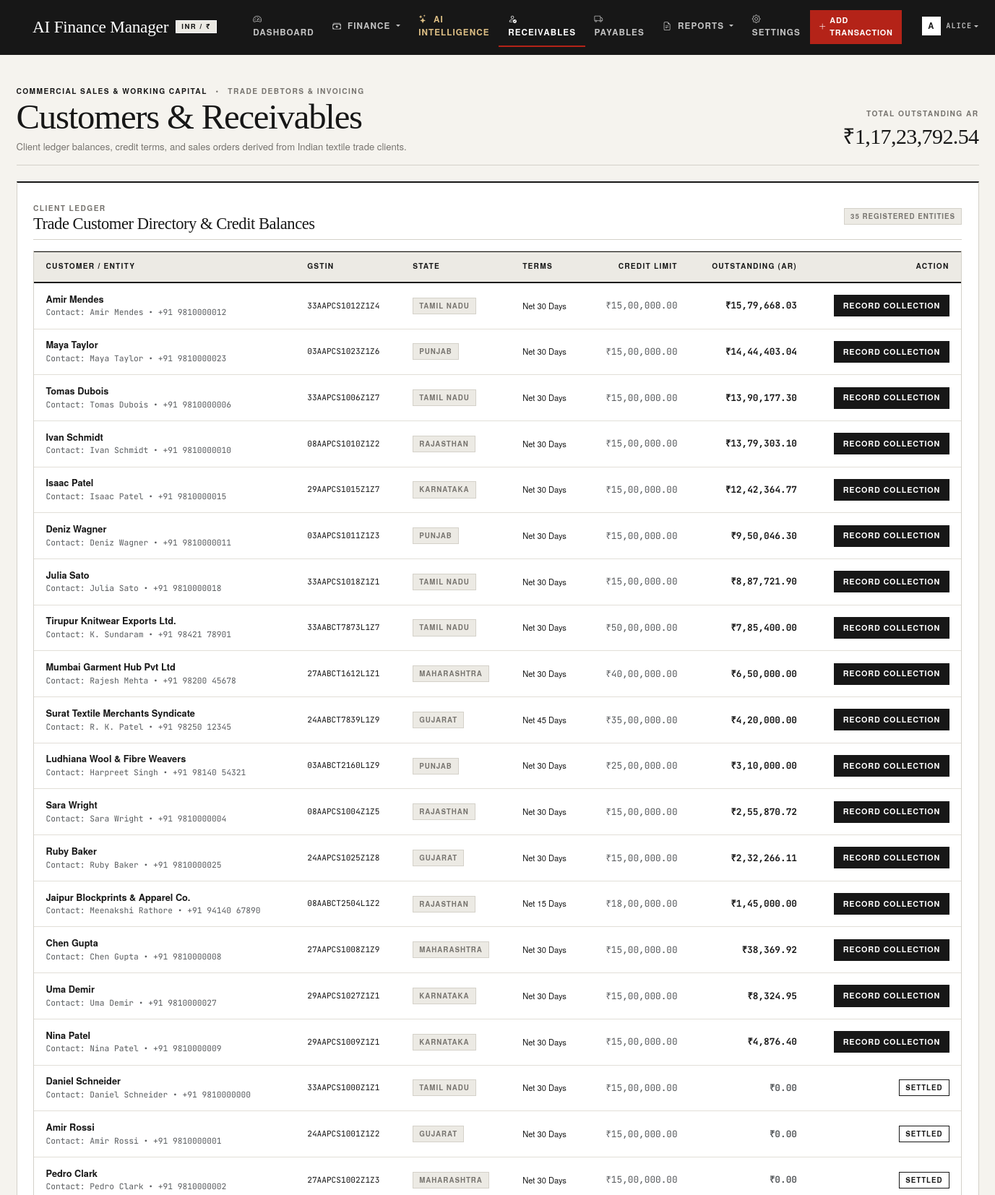
Screenshot of /receivables (signed in, upper part) with the database file from the repository.
### models.py (models this page shows, shortened)
class User(UserMixin, db.Model):
    __tablename__ = 'users'
    user_id = db.Column(db.Integer, primary_key=True, autoincrement=True)
    username = db.Column(db.String(50), unique=True, nullable=False, index=True)
    email = db.Column(db.String(100), unique=True, nullable=False, index=True)
    password_hash = db.Column(db.String(255), nullable=False)
    role = db.Column(db.String(20), default='Admin', nullable=False)
    company_name = db.Column(db.String(150), default='Aura TexFab Mills (India) Ltd.', nullable=True)
    gstin = db.Column(db.String(20), default='33AABCT1332L1Z4', nullable=True)
    created_at = db.Column(db.DateTime, default=utc_now, server_default=db.func.now())
    accounts = db.relationship('Account', backref='owner', cascade='all, delete-orphan', lazy='dynamic')
    transactions = db.relationship('Transaction', backref='owner', cascade='all, delete-orphan', lazy='dynamic')
    budgets = db.relationship('Budget', backref='owner', cascade='all, delete-orphan', lazy='dynamic')
    goals = db.relationship('Goal', backref='owner', cascade='all, delete-orphan', lazy='dynamic')
    investments = db.relationship('Investment', backref='owner', cascade='all, delete-orphan', lazy='dynamic')
    categories = db.relationship('Category', backref='owner', cascade='all, delete-orphan', lazy='dynamic')
    customers = db.relationship('Customer', backref='owner', cascade='all, delete-orphan', lazy='dynamic')
    suppliers = db.relationship('Supplier', backref='owner', cascade='all, delete-orphan', lazy='dynamic')
    transfers = db.relationship('Transfer', backref='owner', cascade='all, delete-orphan', lazy='dynamic')
    tax_records = db.relationship('TaxRecord', backref='owner', cascade='all, delete-orphan', lazy='dynamic')

class Customer(db.Model):
    __tablename__ = 'customers'
    customer_id = db.Column(db.Integer, primary_key=True, autoincrement=True)
    user_id = db.Column(db.Integer, db.ForeignKey('users.user_id', ondelete='CASCADE'), nullable=False, index=True)
    name = db.Column(db.String(120), nullable=False, index=True)
    contact_person = db.Column(db.String(100), nullable=True)
    email = db.Column(db.String(100), nullable=True)
    phone = db.Column(db.String(20), nullable=True)
    gstin = db.Column(db.String(20), nullable=True)
    state = db.Column(db.String(50), default='Tamil Nadu', nullable=True)
    credit_limit = db.Column(db.Numeric(14, 2), default=Decimal('1000000.00'), nullable=False)
    outstanding_balance = db.Column(db.Numeric(14, 2), default=Decimal('0.00'), nullable=False)
    payment_terms = db.Column(db.String(50), default='Net 30 Days', nullable=True)
    created_at = db.Column(db.DateTime, default=utc_now, server_default=db.func.now())

### app.py (the view)
    @app.route('/receivables')
    @login_required
    def receivables_view():
        customers = Customer.query.filter_by(user_id=current_user.user_id).order_by(Customer.outstanding_balance.desc()).all()
        total_ar = sum([Decimal(str(c.outstanding_balance)) for c in customers])
        recent_orders = Order.query.order_by(Order.order_date.desc()).limit(15).all()
        return render_template(
            'receivables.html',
            customers=customers,
            total_ar=total_ar,
            recent_orders=recent_orders
        )

### models.py (called while the page is built)
    @property
    def price_inr(self):
        return Decimal(self.price_per_unit) * Decimal('83.50')

    @property
    def order_value_usd(self):
        if self.product:
            return Decimal(self.quantity) * Decimal(self.product.price_per_unit)
        return Decimal('0.00')

    @property
    def order_value_inr(self):
        return self.order_value_usd * Decimal('83.50')

### utils.py (called while the page is built)
def get_financial_year(dt=None):
    if dt is None:
        dt = date.today()
    if isinstance(dt, str):
        try:
            dt = datetime.strptime(dt[:10], "%Y-%m-%d").date()
        except Exception:
            dt = date.today()
    year = dt.year
    if dt.month >= 4:
        return f"FY {year}-{str(year + 1)[-2:]}"
    else:
        return f"FY {year - 1}-{str(year)[-2:]}"

### templates/receivables.html (shortened to what this page needs)
{% extends "base.html" %}
{% block content %}
<div class="container-fluid px-lg-4 py-4">
    <div class="d-flex flex-wrap justify-content-between align-items-end pb-3 mb-4 border-bottom" style="border-color: var(--border-color) !important;">
        <div>
            <div class="eyebrow-label mb-1">
                <span class="text-wine fw-bold">Commercial Sales & Working Capital</span>
                <span class="mx-2">•</span>
                <span>Trade Debtors & Invoicing</span>
            </div>
            <h1 class="display-1 mb-1">Customers & Receivables</h1>
            <p class="text-muted-custom mb-0 font-sans" style="font-size: 0.875rem;">
                Client ledger balances, credit terms, and sales orders derived from Indian textile trade clients.
            </p>
        </div>
        <div class="text-end">
            <span class="eyebrow-label d-block">Total Outstanding AR</span>
            <span class="financial-numeral fs-2 text-wine">{{ total_ar|inr }}</span>
        </div>
    </div>
    <div class="card-luxury card-luxury-accent mb-4">
        <div class="d-flex justify-content-between align-items-center mb-3 pb-2 border-bottom">
            <div>
                <span class="eyebrow-label">Client Ledger</span>
                <h3 class="fs-4 mb-0">Trade Customer Directory & Credit Balances</h3>
            </div>
            <span class="badge-luxury badge-luxury-neutral">{{ customers|length }} Registered Entities</span>
        </div>
        <div class="table-responsive">
            <table class="table-luxury">
                <thead>
                    <tr>
                        <th>Customer / Entity</th>
                        <th>GSTIN</th>
                        <th>State</th>
                        <th>Terms</th>
                        <th class="text-end">Credit Limit</th>
                        <th class="text-end">Outstanding (AR)</th>
                        <th class="text-end">Action</th>
                    </tr>
                </thead>
                <tbody>
                    {% for c in customers %}
                    <tr>
                        <td>
                            <div class="fw-semibold text-main">{{ c.name }}</div>
                            <div class="small text-muted font-mono" style="font-size: 0.75rem;">
                                Contact: {{ c.contact_person or 'Accounts Dept' }} &bull; {{ c.phone or '' }}
                            </div>
                        </td>
                        <td class="font-mono small">{{ c.gstin or '—' }}</td>
                        <td><span class="badge-luxury badge-luxury-neutral">{{ c.state or 'Tamil Nadu' }}</span></td>
                        <td class="small">{{ c.payment_terms or 'Net 30' }}</td>
                        <td class="text-end font-mono text-muted">{{ c.credit_limit|inr }}</td>
                        <td class="text-end font-mono fw-bold {% if c.outstanding_balance > 0 %}text-wine{% else %}text-muted{% endif %}">
                            {{ c.outstanding_balance|inr }}
                        </td>
                        <td class="text-end">
                            {% if c.outstanding_balance > 0 %}
                            <button type="button" class="btn-luxury btn-luxury-wine btn-luxury-sm" data-bs-toggle="modal" data-bs-target="#collectModal{{ c.customer_id }}">
                                Record Collection
                            </button>
                            {% else %}
                            <span class="badge-luxury badge-luxury-success">Settled</span>
                            {% endif %}
                        </td>
                    </tr>
                    {% endfor %}
                </tbody>
            </table>
        </div>
    </div>
</div>
{% endblock %}

### templates/base.html (shortened to what this page needs)
<!doctype html>
<html lang="en">
<head>
    <link href="https://cdn.jsdelivr.net/npm/bootstrap@5.3.2/dist/css/bootstrap.min.css" rel="stylesheet">
    <link href="https://cdn.jsdelivr.net/npm/bootstrap-icons@1.11.1/font/bootstrap-icons.css" rel="stylesheet">
    <link rel="stylesheet" href="{{ url_for('static', filename='css/style.css') }}">
</head>
<body class="d-flex flex-column min-vh-100">
    <header class="navbar navbar-expand-xl navbar-luxury sticky-top">
        <div class="container-fluid px-lg-4">
            <a class="navbar-brand" href="{{ url_for('dashboard') if current_user.is_authenticated else url_for('login') }}">
                <span>AI Finance Manager</span>
                <span class="brand-tag">INR / ₹</span>
            </a>
            <div class="collapse navbar-collapse" id="navbarMain">
                {% if current_user.is_authenticated %}
                <ul class="navbar-nav me-auto mb-2 mb-xl-0 ms-xl-4 align-items-xl-center">
                    <li class="nav-item">
                        <a class="nav-link {{ 'active' if request.endpoint == 'dashboard' }}" href="{{ url_for('dashboard') }}">
                            <i class="bi bi-speedometer2 me-1"></i> Dashboard
                        </a>
                    </li>
                    <li class="nav-item dropdown">
                        <a class="nav-link dropdown-toggle {{ 'active' if request.endpoint in ['view_transactions', 'add_transaction', 'accounts', 'budgets', 'categories', 'goals', 'investments', 'transfers_view'] }}" href="#" id="finDropdown" role="button" data-bs-toggle="dropdown">
                            <i class="bi bi-cash-stack me-1"></i> Finance
                        </a>
                    </li>
                    <li class="nav-item">
                        <a class="nav-link {{ 'active' if request.endpoint in ['ai_advisory', 'recommendations'] }}" href="{{ url_for('ai_advisory') }}" style="color: #DFC086 !important; font-weight: 600;">
                            <i class="bi bi-stars me-1"></i> AI Intelligence
                        </a>
                    </li>
                    <li class="nav-item">
                        <a class="nav-link {{ 'active' if request.endpoint == 'receivables_view' }}" href="{{ url_for('receivables_view') }}">
                            <i class="bi bi-person-check me-1"></i> Receivables
                        </a>
                    </li>
                    <li class="nav-item">
                        <a class="nav-link {{ 'active' if request.endpoint == 'payables_view' }}" href="{{ url_for('payables_view') }}">
                            <i class="bi bi-truck me-1"></i> Payables
                        </a>
                    </li>
                    <li class="nav-item dropdown">
                        <a class="nav-link dropdown-toggle {{ 'active' if request.endpoint in ['financial_reports', 'tax_reports'] }}" href="#" id="reportsDropdown" role="button" data-bs-toggle="dropdown">
                            <i class="bi bi-file-earmark-text me-1"></i> Reports
                        </a>
                    </li>
                    <li class="nav-item">
                        <a class="nav-link {{ 'active' if request.endpoint == 'settings_view' }}" href="{{ url_for('settings_view') }}">
                            <i class="bi bi-gear me-1"></i> Settings
                        </a>
                    </li>
                </ul>
                <ul class="navbar-nav ms-auto align-items-center">
                    <li class="nav-item me-3">
                        <a class="btn-luxury btn-luxury-brass btn-luxury-sm text-decoration-none shadow-sm" href="{{ url_for('add_transaction') }}">
                            <i class="bi bi-plus-lg me-1"></i> Add Transaction
                        </a>
                    </li>
                    <li class="nav-item dropdown">
                        <a class="nav-link dropdown-toggle d-flex align-items-center text-white" href="#" id="userMenu" role="button" data-bs-toggle="dropdown">
                            <span class="d-inline-flex align-items-center justify-content-center bg-white text-dark fw-bold me-2" style="width: 26px; height: 26px; font-size: 0.75rem; border: 1px solid var(--antique-brass);">
                                {{ current_user.username[:1].upper() }}
                            </span>
                            <span class="small font-mono">{{ current_user.username }}</span>
                        </a>
                    </li>
                </ul>
                {% else %}
                <ul class="navbar-nav ms-auto">
                    <li class="nav-item"><a class="nav-link text-white" href="{{ url_for('login') }}">Sign In</a></li>
                    <li class="nav-item"><a class="btn-luxury btn-luxury-brass btn-luxury-sm ms-2 text-decoration-none" href="{{ url_for('register') }}">Create Account</a></li>
                </ul>
                {% endif %}
            </div>
        </div>
    </header>
    <main class="flex-grow-1">
        {% block content %}{% endblock %}
    </main>
</body>
</html>

### rows the page displays
User: username "A", username "ALICE"
Customer: name "Amir Mendes", contact_person "Amir Mendes", phone "+91 9810000012", gstin "33AAPCS1012Z1Z4", state "TAMIL NADU", payment_terms "Net 30 Days", credit_limit|inr "₹15,00,000.00", outstanding_balance|inr "₹15,79,668.03"
Customer: name "Maya Taylor", contact_person "Maya Taylor", phone "+91 9810000023", gstin "03AAPCS1023Z1Z6", state "PUNJAB", payment_terms "Net 30 Days", credit_limit|inr "₹15,00,000.00", outstanding_balance|inr "₹14,44,403.04"
Customer: name "Tomas Dubois", contact_person "Tomas Dubois", phone "+91 9810000006", gstin "33AAPCS1006Z1Z7", state "TAMIL NADU", payment_terms "Net 30 Days", credit_limit|inr "₹15,00,000.00", outstanding_balance|inr "₹13,90,177.30"
Customer: name "Ivan Schmidt", contact_person "Ivan Schmidt", phone "+91 9810000010", gstin "08AAPCS1010Z1Z2", state "RAJASTHAN", payment_terms "Net 30 Days", credit_limit|inr "₹15,00,000.00", outstanding_balance|inr "₹13,79,303.10"
Customer: name "Isaac Patel", contact_person "Isaac Patel", phone "+91 9810000015", gstin "29AAPCS1015Z1Z7", state "KARNATAKA", payment_terms "Net 30 Days", credit_limit|inr "₹15,00,000.00", outstanding_balance|inr "₹12,42,364.77"
Customer: name "Deniz Wagner", contact_person "Deniz Wagner", phone "+91 9810000011", gstin "03AAPCS1011Z1Z3", state "PUNJAB", payment_terms "Net 30 Days", credit_limit|inr "₹15,00,000.00", outstanding_balance|inr "₹9,50,046.30"
Customer: name "Julia Sato", contact_person "Julia Sato", phone "+91 9810000018", gstin "33AAPCS1018Z1Z1", state "TAMIL NADU", payment_terms "Net 30 Days", credit_limit|inr "₹15,00,000.00", outstanding_balance|inr "₹8,87,721.90"
Customer: name "Tirupur Knitwear Exports Ltd.", contact_person "K. Sundaram", phone "+91 98421 78901", gstin "33AABCT7873L1Z7", state "TAMIL NADU", payment_terms "Net 30 Days", credit_limit|inr "₹50,00,000.00", outstanding_balance|inr "₹7,85,400.00"
Customer: name "Mumbai Garment Hub Pvt Ltd", contact_person "Rajesh Mehta", phone "+91 98200 45678", gstin "27AABCT1612L1Z1", state "MAHARASHTRA", payment_terms "Net 30 Days", credit_limit|inr "₹40,00,000.00", outstanding_balance|inr "₹6,50,000.00"
Customer: name "Surat Textile Merchants Syndicate", contact_person "R. K. Patel", phone "+91 98250 12345", gstin "24AABCT7839L1Z9", state "GUJARAT", payment_terms "Net 45 Days", credit_limit|inr "₹35,00,000.00", outstanding_balance|inr "₹4,20,000.00"
Customer: name "Ludhiana Wool & Fibre Weavers", contact_person "Harpreet Singh", phone "+91 98140 54321", gstin "03AABCT2160L1Z9", state "PUNJAB", payment_terms "Net 30 Days", credit_limit|inr "₹25,00,000.00", outstanding_balance|inr "₹3,10,000.00"
Customer: name "Sara Wright", contact_person "Sara Wright", phone "+91 9810000004", gstin "08AAPCS1004Z1Z5", state "RAJASTHAN", payment_terms "Net 30 Days", credit_limit|inr "₹15,00,000.00", outstanding_balance|inr "₹2,55,870.72"
Customer: name "Ruby Baker", contact_person "Ruby Baker", phone "+91 9810000025", gstin "24AAPCS1025Z1Z8", state "GUJARAT", payment_terms "Net 30 Days", credit_limit|inr "₹15,00,000.00", outstanding_balance|inr "₹2,32,266.11"
Customer: name "Jaipur Blockprints & Apparel Co.", contact_person "Meenakshi Rathore", phone "+91 94140 67890", gstin "08AABCT2504L1Z2", state "RAJASTHAN", payment_terms "Net 15 Days", credit_limit|inr "₹18,00,000.00", outstanding_balance|inr "₹1,45,000.00"
Customer: name "Chen Gupta", contact_person "Chen Gupta", phone "+91 9810000008", gstin "27AAPCS1008Z1Z9", state "MAHARASHTRA", payment_terms "Net 30 Days", credit_limit|inr "₹15,00,000.00", outstanding_balance|inr "₹38,369.92"
Customer: name "Uma Demir", contact_person "Uma Demir", phone "+91 9810000027", gstin "29AAPCS1027Z1Z1", state "KARNATAKA", payment_terms "Net 30 Days", credit_limit|inr "₹15,00,000.00", outstanding_balance|inr "₹8,324.95"
Customer: name "Nina Patel", contact_person "Nina Patel", phone "+91 9810000009", gstin "29AAPCS1009Z1Z1", state "KARNATAKA", payment_terms "Net 30 Days", credit_limit|inr "₹15,00,000.00", outstanding_balance|inr "₹4,876.40"
Customer: name "Daniel Schneider", contact_person "Daniel Schneider", phone "+91 9810000000", gstin "33AAPCS1000Z1Z1", state "TAMIL NADU", payment_terms "Net 30 Days", credit_limit|inr "₹15,00,000.00", outstanding_balance|inr "₹0.00", shows "SETTLED"
Customer: name "Amir Rossi", contact_person "Amir Rossi", phone "+91 9810000001", gstin "24AAPCS1001Z1Z2", state "GUJARAT", payment_terms "Net 30 Days", credit_limit|inr "₹15,00,000.00", outstanding_balance|inr "₹0.00", shows "SETTLED"
Customer: name "Pedro Clark", contact_person "Pedro Clark", phone "+91 9810000002", gstin "27AAPCS1002Z1Z3", state "MAHARASHTRA", payment_terms "Net 30 Days", credit_limit|inr "₹15,00,000.00", outstanding_balance|inr "₹0.00", shows "SETTLED"

### other values shown
{{ total_ar|inr }} "₹1,17,23,792.54"
{{ customers|length }} "35"
